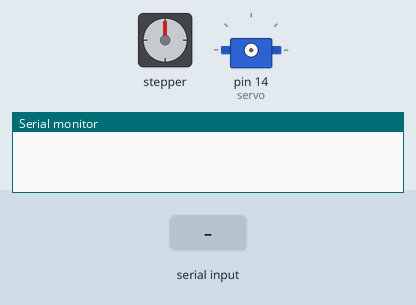
Simulated run of this sketch. Board: Arduino Uno, built with avr-gcc and run on an emulated ATmega328P. On the bench: stepper motor, servo, the last lines printed to the serial monitor. Inputs (shaded band) come from the test bench. Stepper angles assume 200 steps per turn.

Above: at 1.2 s.
1.3 s: "G90\n" received over Serial
At 3.3 s:
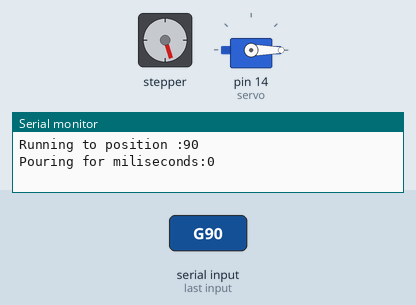
4.3 s: "G,45\n" received over Serial
At 6.5 s:
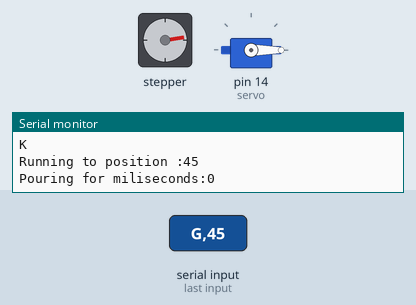
7.1 s: "G" received over Serial
At 10.4 s:
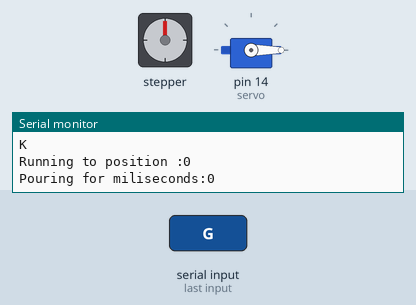
Timing chart, 0 to 11.9 s (numbered marks = the images above; inputs shaded):
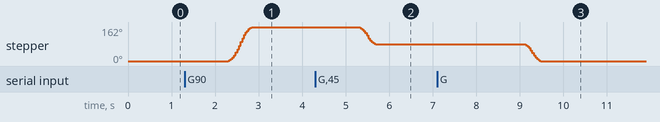

The sketch:

barbot.ino
```cpp
#include <AccelStepper.h>
#include <Servo.h>

AccelStepper stepper(AccelStepper::DRIVER, 10, 11);


Servo servo;

  int enableStepper = 12;
   int steps = 0;
   int length = 0;
   int maxSpeed = 1200;

   int servoUp = 2000;
   int servoDown= 500;

   char chr;
   int minEnd =2;
   int maxEnd =3;

void setup()
{
    Serial.begin(115200);


    stepper.setMaxSpeed(maxSpeed);
    stepper.setAcceleration(1000.0);
    //stepper.setMinPulseWidth(200);
    //stepper.setEnablePin(12);  // not sure how to set this yet

    //servo.attach(14);


    digitalWrite(enableStepper, HIGH);
    servo.write(servoDown);

}


void loop()
{


if(Serial.available() > 0) {

    chr = Serial.read();

    if (chr == 'G') {
        delay(5);
      steps =  Serial.parseInt();
      length =  Serial.parseInt();
      servo.write(servoDown);


      Serial.print("Running to position :");
      Serial.println(steps);

      digitalWrite(enableStepper, LOW);
      stepper.moveTo(steps);
      while(stepper.distanceToGo() != 0) {
        stepper.run();
//        Serial.println("running Stepper");
      }


      delay(50);//pause for a sec to let the glass settle
      servo.attach(14);
      Serial.print("Pouring for miliseconds:");
      Serial.println(length);
      servo.write(servoUp);
      delay(length); //pauses to pour liquid
      servo.write(servoDown);

      delay(1000); //pauses to let the last liquid drain, not sure if neccesary
        //also wait for the servo to go down
      servo.detach();

      Serial.println("K");
      digitalWrite(enableStepper, HIGH);
    } else if (chr == 'H') {
      Serial.println("Homing");
      stepper.setMaxSpeed(500.0);
      digitalWrite(enableStepper, LOW);


        stepper.move(-20000);
        Serial.println(stepper.distanceToGo());
        while(stepper.distanceToGo() != 0) {
          if(digitalRead(minEnd)!=0){
            stepper.run();
            //Serial.println("Homing");
          } else{
            stepper.setCurrentPosition(0);
            stepper.move(0);
          }

        }


      digitalWrite(enableStepper, HIGH);

      stepper.setMaxSpeed(maxSpeed);

    } else{
      Serial.println("UnknownCommand");
    }


  }


}
```

Measured:
- after the input at 1.3 s, stepper: turns 162° clockwise in 0.54 s, starting after 1.0 s
- after the input at 4.3 s, stepper: turns 81° counter-clockwise in 0.38 s, starting after 1.0 s
- after the input at 7.1 s, stepper: turns 81° counter-clockwise in 0.38 s, starting after 2.0 s
